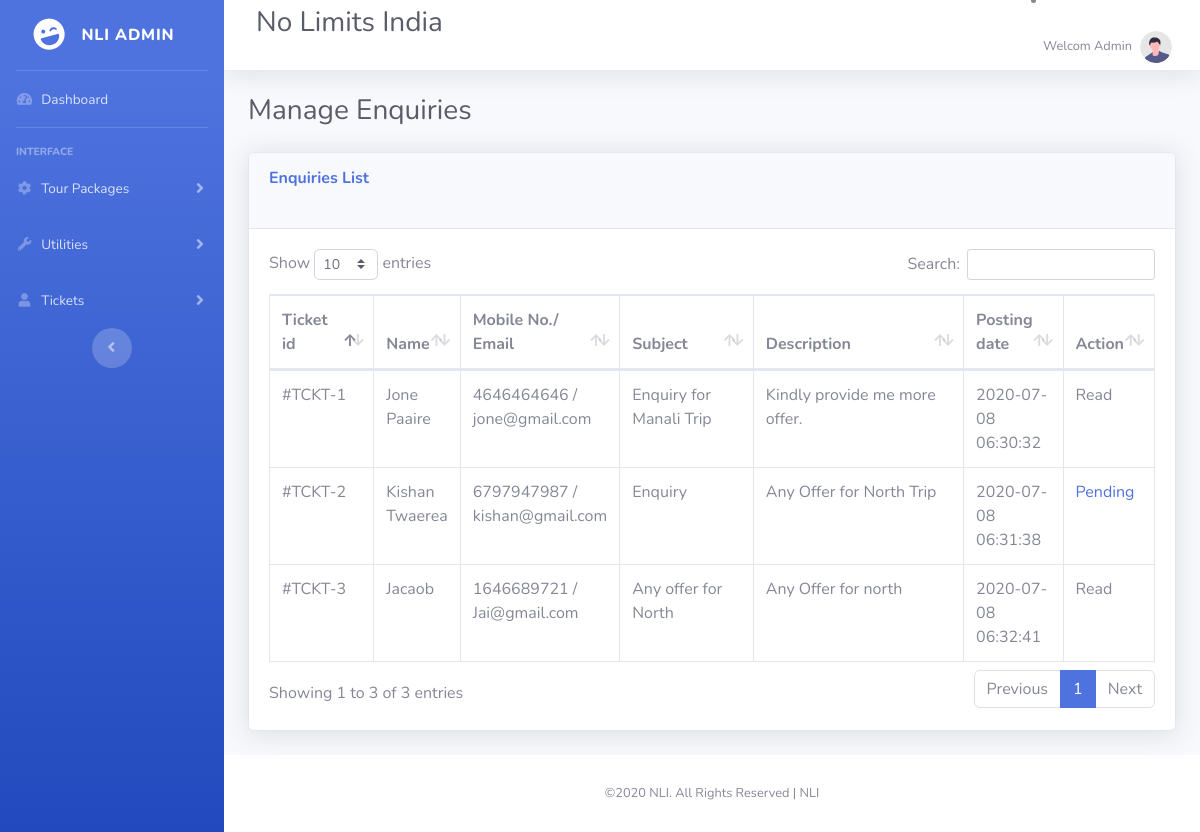
The page /dashboard/manage-enquires.php (signed in) on the database as committed earlier.
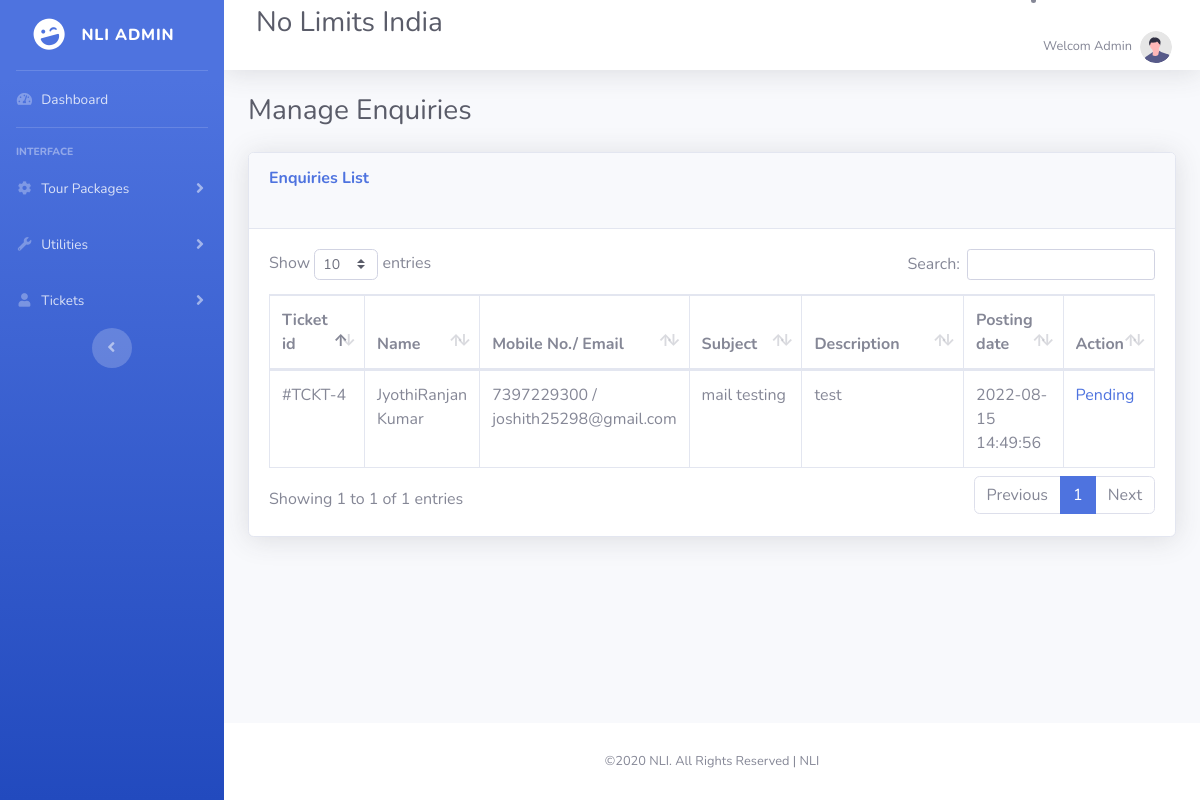
The same page on the database as committed later.
### tables this page shows
CREATE TABLE `tblenquiry` (
  `id` int(11) NOT NULL,
  `FullName` varchar(100) DEFAULT NULL,
  `EmailId` varchar(100) DEFAULT NULL,
  `MobileNumber` char(10) DEFAULT NULL,
  `Subject` varchar(100) DEFAULT NULL,
  `Description` mediumtext DEFAULT NULL,
  `PostingDate` timestamp NULL DEFAULT current_timestamp(),
  `Status` int(1) DEFAULT NULL
);

### dashboard/manage-enquires.php (the view, shortened to what the changed rows need)
<?php
include('../includes/config.php');
if (strlen($_SESSION['alogin']) == 0) {
    header('location:index.php');
} else {
?>
    <!DOCTYPE html>
    <html lang="en">
    <head>
        <link href="vendor/fontawesome-free/css/all.min.css" rel="stylesheet" type="text/css">
        <link href="css/nli-2.min.css" rel="stylesheet">
        <link href="vendor/datatables/dataTables.bootstrap4.min.css" rel="stylesheet">
    </head>
    <body id="page-top">
        <div id="wrapper">
            <ul class="navbar-nav bg-gradient-primary sidebar sidebar-dark accordion" id="accordionSidebar">
                <a class="sidebar-brand d-flex align-items-center justify-content-center">
                    <div class="sidebar-brand-icon rotate-n-15">
                        <i class="fas fa-laugh-wink"></i>
                    </div>
                    <div class="sidebar-brand-text mx-3">NLI Admin</div>
                </a>
                <hr class="sidebar-divider my-0">
                <li class="nav-item">
                    <a class="nav-link" href="dashboard.php">
                        <i class="fas fa-fw fa-tachometer-alt"></i>
                        <span>Dashboard</span></a>
                </li>
                <hr class="sidebar-divider">
                <div class="sidebar-heading">
                    Interface
                </div>
                <li class="nav-item">
                    <a class="nav-link collapsed" href="#" data-toggle="collapse" data-target="#collapseTwo" aria-expanded="true" aria-controls="collapseTwo">
                        <i class="fas fa-fw fa-cog"></i>
                        <span>Tour Packages</span>
                    </a>
                </li>
                <li class="nav-item">
                    <a class="nav-link collapsed" href="#" data-toggle="collapse" data-target="#collapseUtilities" aria-expanded="true" aria-controls="collapseUtilities">
                        <i class="fas fa-fw fa-wrench"></i>
                        <span>Utilities</span>
                    </a>
                </li>
                <li class="nav-item">
                    <a class="nav-link collapsed" href="#" data-toggle="collapse" data-target="#collapse3" aria-expanded="true" aria-controls="collapseUtilities">
                        <i class="fas fa-fw fa-user"></i>
                        <span>Tickets</span>
                    </a>
                </li>
                <div class="text-center d-none d-md-inline">
                    <button class="rounded-circle border-0" id="sidebarToggle"></button>
                </div>
            </ul>
            <div id="content-wrapper" class="d-flex flex-column">
                <div id="content">
                    <nav class="navbar navbar-expand navbar-light bg-white topbar mb-4 static-top shadow">
                        <form class="d-none d-sm-inline-block form-inline mr-auto ml-md-3 my-2 my-md-0 mw-100 navbar-search">
                            <div class="input-group">
                                <div class="d-sm-flex align-items-center justify-content-between mb-4">
                                    <h1 class="h3 mb-0 text-gray-800">No Limits India</h1>
                                </div>
                            </div>
                        </form>
                        <li class="nav-item dropdown no-arrow">
                            <a class="nav-link dropdown-toggle" href="#" id="userDropdown" role="button" data-toggle="dropdown" aria-haspopup="true" aria-expanded="false">
                                <span class="mr-2 d-none d-lg-inline text-gray-600 small">Welcom Admin</span>
                                <img class="img-profile rounded-circle" src="img/undraw_profile.svg">
                            </a>
                        </li>
                    </nav>
                    <div class="container-fluid">
                        <h1 class="h3 mb-2 text-gray-800">Manage Enquiries</h1>
                        <div class="card shadow mb-4">
                            <div class="card-header py-3">
                                <h6 class="m-0 font-weight-bold text-primary">Enquiries List</h6><br>
                            </div>
                            <div class="card-body">
                                <div class="table-responsive">
                                    <table class="table table-bordered" id="dataTable" width="100%" cellspacing="0">
                                        <thead>
                                            <tr>
                                                <th>Ticket id</th>
                                                <th>Name</th>
                                                <th>Mobile No./ Email</th>
                                                <th>Subject </th>
                                                <th>Description </th>
                                                <th>Posting date </th>
                                                <th>Action </th>
                                            </tr>
                                        </thead>
                                        <tbody>
                                            <?php $sql = "SELECT * from tblenquiry";
                                            $query = $dbh->prepare($sql);
                                            $query->execute();
                                            $results = $query->fetchAll(PDO::FETCH_OBJ);
                                            if ($query->rowCount() > 0) {
                                                foreach ($results as $result) {                ?>
                                                    <tr>
                                                        <td width="120">#TCKT-<?php echo htmlentities($result->id); ?></td>
                                                        <td width="50"><?php echo htmlentities($result->FullName); ?></td>
                                                        <td width="50"><?php echo htmlentities($result->MobileNumber); ?> /<br />
                                                            <?php echo $result->EmailId; ?></td>
                                                        <td width="200"><?php echo htmlentities($result->Subject); ?></a></td>
                                                        <td width="400"><?php echo htmlentities($result->Description); ?></td>
                                                        <td width="50"><?php echo htmlentities($result->PostingDate); ?></td>
                                                        <?php if ($result->Status == 1) {
                                                        ?><td>Read</td>
                                                        <?php } else { ?>
                                                            <td><a href="manage-enquires.php?eid=<?php echo htmlentities($result->id); ?>" onclick="return confirm('Do you really want to read')">Pending</a>
                                                            </td>
                                                        <?php } ?>
                                                    </tr>
                                            <?php }
                                            } ?>
                                        </tbody>
                                    </table>
                                </div>
                            </div>
                        </div>
                    </div>
                </div>
                <footer class="sticky-footer bg-white">
                    <div class="container my-auto">
                        <div class="copyright text-center my-auto">
                            <span>&copy;2020 NLI. All Rights Reserved | NLI</span>
                        </div>
                    </div>
                </footer>
            </div>
        </div>
    </body>
    </html>
<?php } ?>

Rows that differ between the two databases and show on the page:
removed tblenquiry: id "1", FullName "Jone Paaire", MobileNumber "4646464646", EmailId "jone@gmail.com", Subject "Enquiry for Manali Trip", Description "Kindly provide me more offer.", PostingDate "2020-07-08 06:30:32", Status "Read"
removed tblenquiry: id "2", FullName "Kishan Twaerea", MobileNumber "6797947987", EmailId "kishan@gmail.com", Subject "Enquiry", Description "Any Offer for North Trip", PostingDate "2020-07-08 06:31:38"
removed tblenquiry: id "3", FullName "Jacaob", MobileNumber "1646689721", EmailId "Jai@gmail.com", Subject "Any offer for North", Description "Any Offer for north", PostingDate "2020-07-08 06:32:41", Status "Read"
added tblenquiry: id "4", FullName "JyothiRanjan Kumar", MobileNumber "7397229300", EmailId "joshith25298@gmail.com", Subject "mail testing", Description "test", PostingDate "2022-08-15 14:49:56"
Other text that changed with them:
text written by a page script: "Show entries Search: Showing 1 to 3 of 3 entries Previous 1 Next" → "Show entries Search: Showing 1 to 1 of 1 entries Previous 1 Next"
